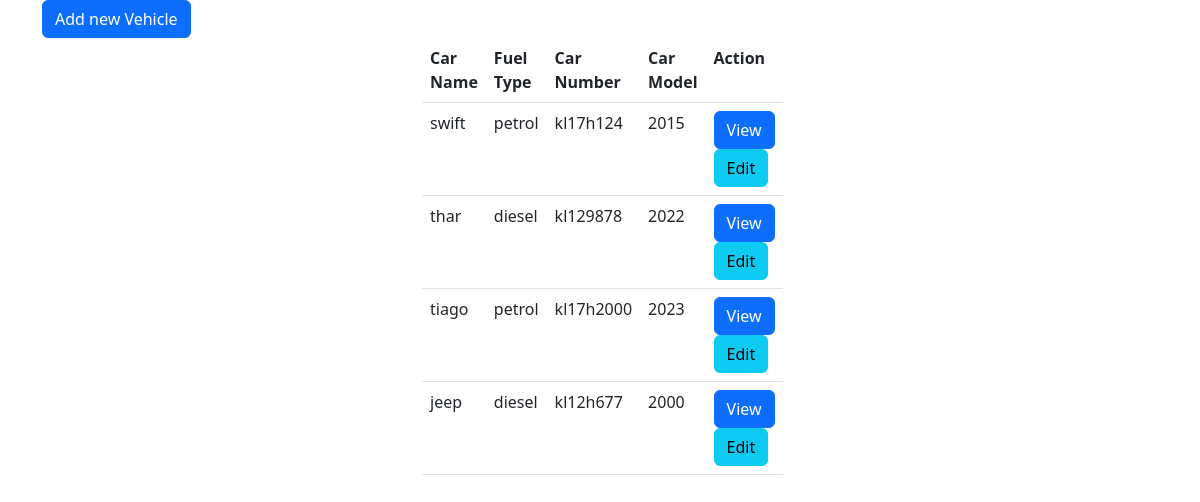
Page /vehicles on the committed database.
### VMSapp/models.py (models this page shows, shortened)
class Vms(models.Model):
    carname=models.CharField(max_length=150)
    fueltype=models.CharField(max_length=150)
    carnumber=models.CharField(max_length=150)
    model=models.CharField(max_length=150)

### VMSapp/views.py (the view)
# urls.py: path('vehicles',views.VehicleListView.as_view(),name='list'),
class VehicleListView(View):
    model=Vms
    template_class='vehiclelist.html'
    def get(self,request,*args,**kwargs):
        qs=Vms.objects.all()
        return render(request,self.template_class,{'cars':qs})

### VMSapp/templates/vehiclelist.html (shortened to what this page needs)
<!DOCTYPE html>
<html lang="en">
<head>
    <link href="https://cdn.jsdelivr.net/npm/bootstrap@5.3.0-alpha1/dist/css/bootstrap.min.css" rel="stylesheet">
</head>
<body>
    <div class="container">
        <a href="{%url 'add' %}" class="btn btn-primary">Add new Vehicle </a>
        <div class="row">
            <div class="col-4"></div>
            <div class="col-4">
                <table class="table">
                    <tr>
                        <th>Car Name</th>
                        <th>Fuel Type</th>
                        <th>Car Number</th>
                        <th>Car Model</th>
                        <th>Action</th>
                    </tr>
                    {%for c in cars%}
                    <tr>
                        <td>{{c.carname}}</td>
                        <td>{{c.fueltype}}</td>
                        <td>{{c.carnumber}}</td>
                        <td>{{c.model}}</td>
                        <td>
                                <a href="{%url 'detail' c.id%}" class="btn btn-primary">View</a>
                                <a href="{%url 'update' c.id%}" class="btn btn-info">Edit</a>
                        </td>
                    </tr>
                    {%endfor%}
                </table>
            </div>
            <div class="col-4"></div>
        </div>
    </div>
</body>
</html>

### rows in the picture
Vms: carname "swift", fueltype "petrol", carnumber "kl17h124", model "2015"
Vms: carname "thar", fueltype "diesel", carnumber "kl129878", model "2022"
Vms: carname "tiago", fueltype "petrol", carnumber "kl17h2000", model "2023"
Vms: carname "jeep", fueltype "diesel", carnumber "kl12h677", model "2000"
